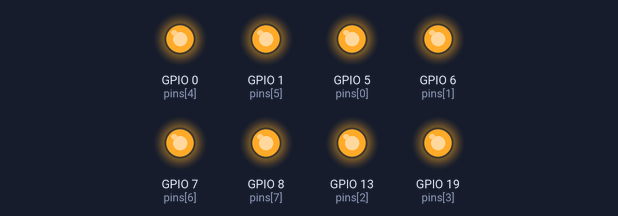
The program below on a simulated Raspberry Pi (BCM pin numbers). On the bench: output pins drawn as LEDs (lit = HIGH). At 0.0 s the program stops and its outputs stay as they are.

Above: at 0.1 s.
Timing chart, 0 to 1.5 s (numbered marks = the images above):
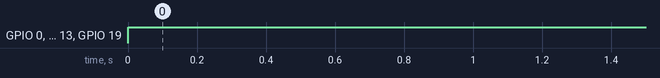

Measured:
- by itself, GPIO 0 (pins[4]), GPIO 1 (pins[5]), GPIO 5 (pins[0]), GPIO 6 (pins[1]), GPIO 7 (pins[6]), GPIO 8 (pins[7]), GPIO 13 (pins[2]), GPIO 19 (pins[3]): LOW → HIGH at 0.00 s

The program:

off-leds.py
```python
#!/usr/bin/env python
# -*- coding: utf-8 -*-

import RPi.GPIO as GPIO
import time
#引脚采用BCM编码
GPIO.setmode(GPIO.BCM)
#配置一个数组，依次对应8个灯的引脚BCM编码
pins = [5, 6, 13, 19, 0, 1, 7, 8] #GPIO ports
#定义一个便捷地设置引脚的方法
def setp(n, status='off'):
    if status == 'on':
        GPIO.output(n, GPIO.LOW)
    else:
        GPIO.output(n, GPIO.HIGH)
#遍历数组，将数组中8个LED引脚初始化
for i in pins:
    GPIO.setup(i, GPIO.OUT)
    setp(i, 'off')

try:
    #遍历数组，将数组中8个LED引脚置为ON同时点亮LED
    for i in pins:
        setp(i, 'off')
except:
    print "except"
    GPIO.cleanup()
```
